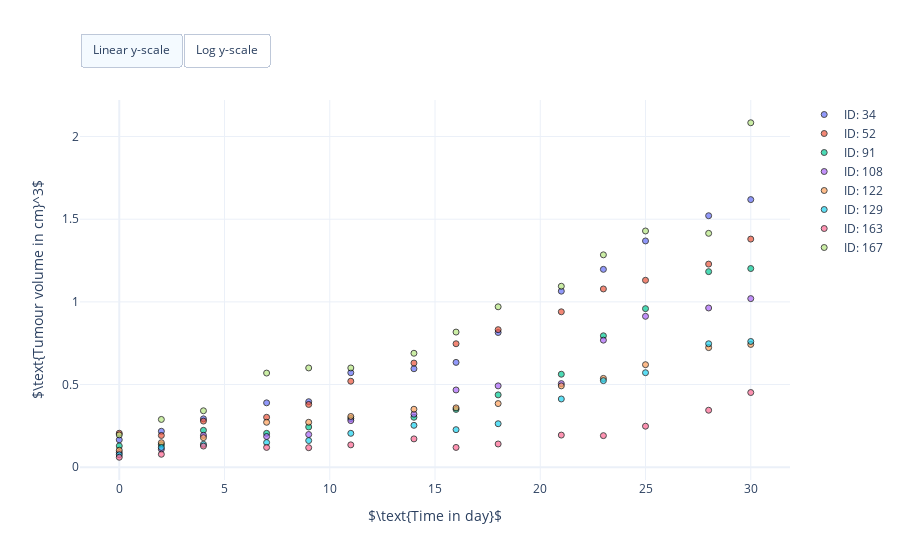

The code cell stored with this chart in its notebook:
### Markdown cell above
**Figure 1:** Plasma concentration time series in lung cancer treatment group with medium erlotinib dose ($25\, \text{mg}$ oral dose per $\text{g}$ body weight).

### Code cell
# Create scatter plot
fig = eplt.PDTimeSeriesPlot()
fig.add_data(data, biomarker='Tumour volume')
fig.set_axis_labels(xlabel=r'$\text{Time in day}$', ylabel=r'$\text{Tumour volume in cm}^3$')

# Show figure
fig.show()

### Figure 1 — Plotly figure (JSON) as saved in the notebook; plotly's stock layout.template omitted (floating-point values rounded to 4 significant figures)
{"data": [{"marker": {"color": "#636EFA", "line": {"color": "black", "width": 1}, "opacity": 0.7, "symbol": "circle"}, "mode": "markers", "name": "ID: 34", "showlegend": true, "type": "scatter", "x": [0, 2, 4, 7, 9, 10.02, 11, 14, 15.99, 16, 18, 21, 23, 25, 28, 30, 3, 5, 6, 8, 10, 12, 13, 15], "y": [0.1653, 0.2173, 0.2925, 0.3892, 0.3961, null, 0.5714, 0.5954, null, 0.6339, 0.8146, 1.065, 1.197, 1.368, 1.521, 1.619, null, null, null, null, null, null, null, null]}, {"marker": {"color": "#EF553B", "line": {"color": "black", "width": 1}, "opacity": 0.7, "symbol": "circle"}, "mode": "markers", "name": "ID: 52", "showlegend": true, "type": "scatter", "x": [0, 2, 4, 7, 9, 9.996, 11, 14, 16, 17.0, 18, 21, 23, 25, 28, 30, 3, 5, 6, 8, 10, 12, 13, 15], "y": [0.2054, 0.1918, 0.2788, 0.3018, 0.3795, null, 0.52, 0.6297, 0.7465, null, 0.8317, 0.9399, 1.078, 1.13, 1.228, 1.38, null, null, null, null, null, null, null, null]}, {"marker": {"color": "#00CC96", "line": {"color": "black", "width": 1}, "opacity": 0.7, "symbol": "circle"}, "mode": "markers", "name": "ID: 91", "showlegend": true, "type": "scatter", "x": [0, 2, 4, 7, 9, 10.04, 11, 14, 16, 16.1, 18, 21, 23, 25, 28, 30, 3, 5, 6, 8, 10, 12, 13, 15], "y": [0.1284, 0.1358, 0.2229, 0.2048, 0.2431, null, 0.2944, 0.3018, 0.3493, null, 0.4374, 0.5623, 0.7947, 0.959, 1.183, 1.202, null, null, null, null, null, null, null, null]}, {"marker": {"color": "#AB63FA", "line": {"color": "black", "width": 1}, "opacity": 0.7, "symbol": "circle"}, "mode": "markers", "name": "ID: 108", "showlegend": true, "type": "scatter", "x": [0, 2, 4, 7, 9, 10.01, 11, 14, 16, 16.42, 18, 21, 23, 25, 28, 30, 3, 5, 6, 8, 10, 12, 13, 15], "y": [0.08781, 0.1079, 0.1928, 0.1857, 0.1976, null, 0.2816, 0.3203, 0.467, null, 0.4919, 0.5054, 0.7684, 0.9125, 0.9629, 1.02, null, null, null, null, null, null, null, null]}, {"marker": {"color": "#FFA15A", "line": {"color": "black", "width": 1}, "opacity": 0.7, "symbol": "circle"}, "mode": "markers", "name": "ID: 122", "showlegend": true, "type": "scatter", "x": [0, 2, 4, 7, 9, 10.21, 11, 14, 16, 16.04, 18, 21, 23, 25, 28, 30, 3, 5, 6, 8, 10, 12, 13, 15], "y": [0.1026, 0.1479, 0.1786, 0.2715, 0.2715, null, 0.3066, 0.3504, 0.3587, null, 0.3846, 0.4919, 0.537, 0.62, 0.7232, 0.7426, null, null, null, null, null, null, null, null]}, {"marker": {"color": "#19D3F3", "line": {"color": "black", "width": 1}, "opacity": 0.7, "symbol": "circle"}, "mode": "markers", "name": "ID: 129", "showlegend": true, "type": "scatter", "x": [0, 2, 4, 7, 9, 10.1, 11, 14, 16, 16.21, 18, 21, 23, 25, 28, 30, 3, 5, 6, 8, 10, 12, 13, 15], "y": [0.07543, 0.1192, 0.1384, 0.1488, 0.1607, null, 0.2047, 0.2531, 0.2268, null, 0.2628, 0.4125, 0.5235, 0.5714, 0.7465, 0.7604, null, null, null, null, null, null, null, null]}, {"marker": {"color": "#FF6692", "line": {"color": "black", "width": 1}, "opacity": 0.7, "symbol": "circle"}, "mode": "markers", "name": "ID: 163", "showlegend": true, "type": "scatter", "x": [0, 2, 4, 7, 9, 10.42, 11, 14, 16, 16.01, 18, 21, 23, 25, 28, 30, 3, 5, 6, 8, 10, 12, 13, 15], "y": [0.06003, 0.07803, 0.1278, 0.1194, 0.1177, null, 0.135, 0.1711, 0.1194, null, 0.1403, 0.1941, 0.1908, 0.2478, 0.3445, 0.4515, null, null, null, null, null, null, null, null]}, {"marker": {"color": "#B6E880", "line": {"color": "black", "width": 1}, "opacity": 0.7, "symbol": "circle"}, "mode": "markers", "name": "ID: 167", "showlegend": true, "type": "scatter", "x": [0, 2, 4, 7, 9, 11, 11.0, 14, 16, 16.02, 18, 21, 23, 25, 28, 30, 3, 5, 6, 8, 10, 12, 13, 15], "y": [0.1952, 0.2888, 0.3412, 0.5692, 0.6003, 0.6003, null, 0.6891, 0.8172, null, 0.97, 1.094, 1.284, 1.429, 1.414, 2.083, null, null, null, null, null, null, null, null]}], "layout": {"autosize": true, "updatemenus": [{"buttons": [{"args": [{"yaxis.type": "linear"}], "label": "Linear y-scale", "method": "relayout"}, {"args": [{"yaxis.type": "log"}], "label": "Log y-scale", "method": "relayout"}], "direction": "left", "pad": {"r": 0, "t": -10}, "showactive": true, "type": "buttons", "x": 0, "xanchor": "left", "y": 1.15, "yanchor": "top"}], "xaxis": {"title": {"text": "$\\text{Time in day}$"}}, "yaxis": {"title": {"text": "$\\text{Tumour volume in cm}^3$"}}}}
